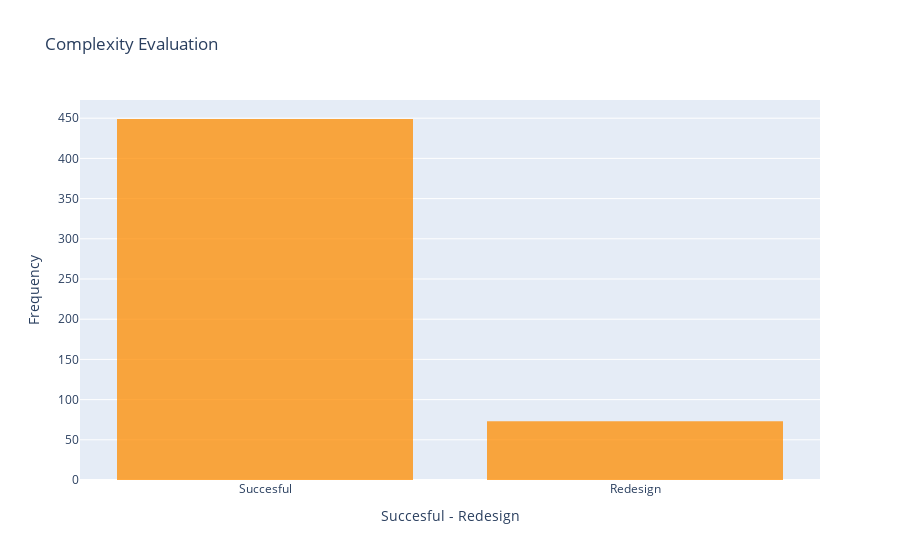

Here is the notebook cell this chart was saved with:
### Code cell
# Histogram
trace = go.Histogram(
    x = data.complexityEvaluation,
    opacity = 0.75,
    name = 'Complexity Evaluation',
    marker = dict(color = 'darkorange')
)
hist_data = [trace]
hist_layout = go.Layout(barmode='overlay',
                   title = 'Complexity Evaluation',
                   xaxis = dict(title = 'Succesful - Redesign'),
                   yaxis = dict(title = 'Frequency')
)
fig = go.Figure(data = hist_data, layout = hist_layout)
iplot(fig)

### Figure 1 — Plotly figure (JSON) as saved in the notebook; plotly's stock layout.template omitted (floating-point values rounded to 4 significant figures; data arrays with more than 128 entries replaced by an {"elided": "..."} marker saying what was removed)
{"data": [{"marker": {"color": "darkorange"}, "name": "Complexity Evaluation", "opacity": 0.75, "type": "histogram", "x": {"elided": "522 str values"}}], "layout": {"barmode": "overlay", "title": {"text": "Complexity Evaluation"}, "xaxis": {"title": {"text": "Succesful - Redesign"}}, "yaxis": {"title": {"text": "Frequency"}}}}
